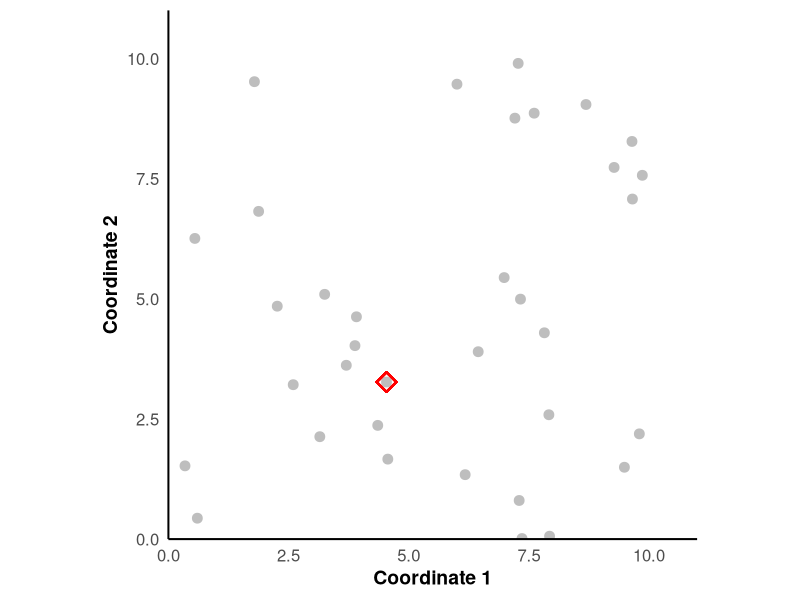
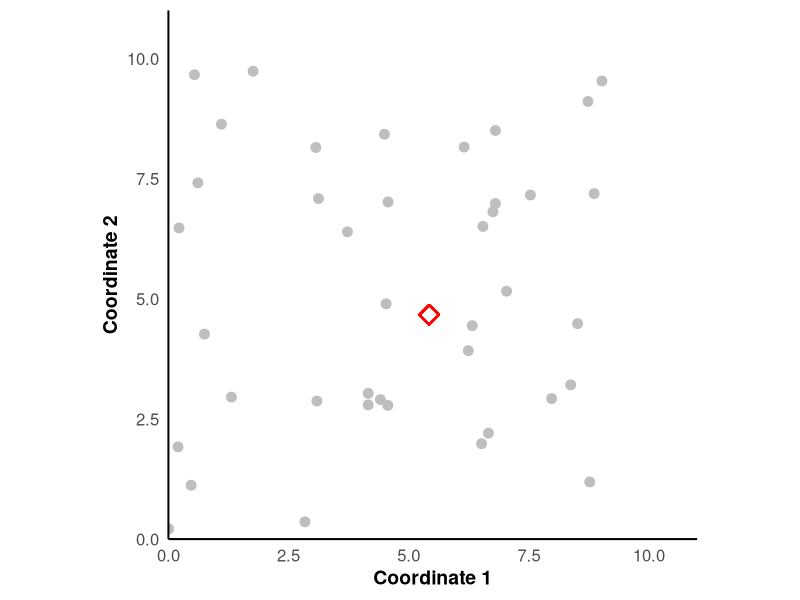
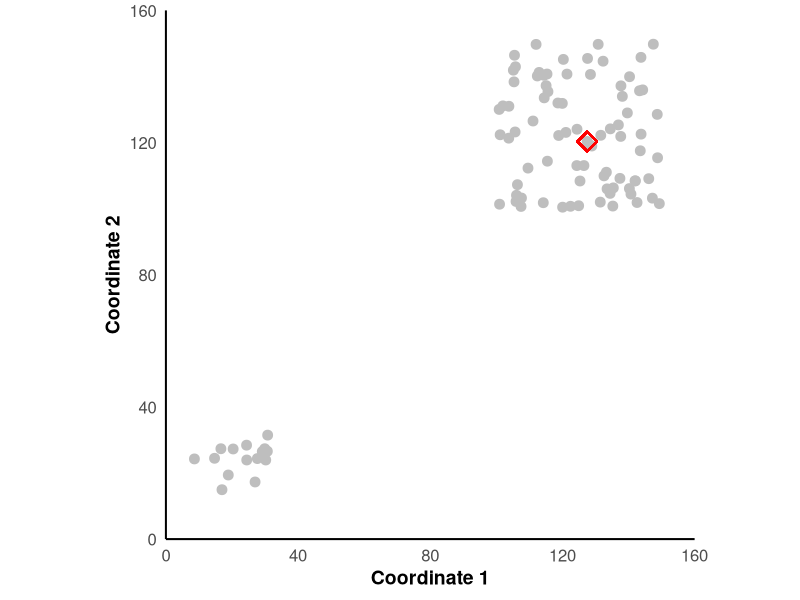
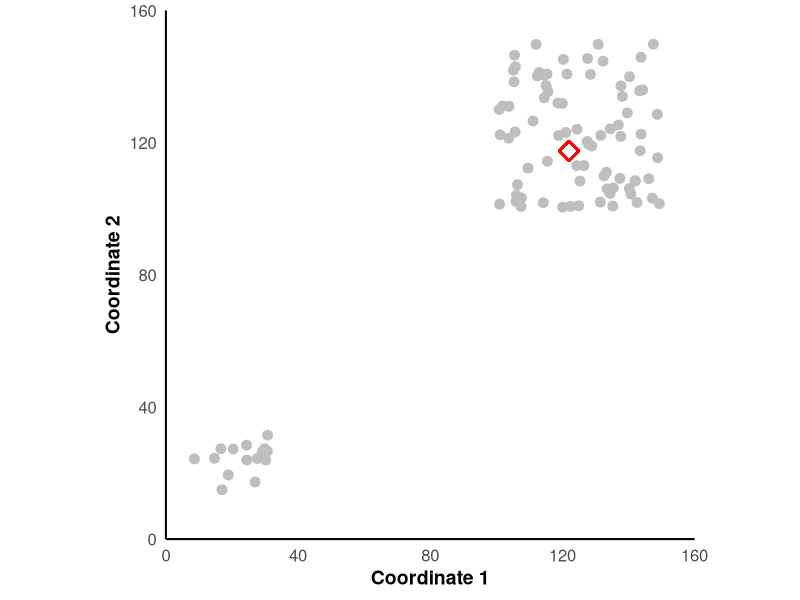

Write R code to recreate these figures, in order.
## ---- chunk 1
knitr::opts_chunk$set(echo = TRUE)
rm(list = ls())
library(ggplot2)
## ---- chunk 2
TRIMMEDmean = function(X, RAD_Median = TRUE, TRIM_percentage = 80) {
  # Set RAD_Median = TRUE to compute the RAD-Median
  # To compute the Zt-Mean, set RAD_Median = FALSE and choose the percentage of points to trim using TRIM_percentage
  
  # X is a matrix of point coordinates
  n = nrow(X) # number of observations 
  p = ncol(X) # dimension of data and must be greater or equal to 2 
  rownames(X) = paste0(rep("x", n), 1:n) # xi is observation 1 
  colnames(X) = paste0(rep("c", p), 1:p) # ci is coordinate i 
  
  # If RAD_Median = TRUE, use TRIM_Remain = 1
  if (RAD_Median == TRUE) {
    TRIM_Remain = 1
  }
  
  # If RAD_Median = FALSE, use TRIM_proportion and n to find TRIM_Remain
  if (RAD_Median == FALSE) {
    TRIM_Remain = min(n, max(1, round(n * (1 - TRIM_percentage/100))))
  }
  
  # If all points are kept, return the regular mean 
  if (TRIM_Remain == n) {
    print("The mean of all points is:")
    return(colMeans(X)) 
  } 

  # Matrix of pairwise distances
  D = as.matrix(dist(X, method = "euclidean"))
  colnames(D) = paste0(rep("x", n), 1:n) 
  rownames(D) = paste0(rep("x", n), 1:n) 

  # Find points for trimmed mean or median 
  points = n # initially have n points 
  prev_points = n # number of points in previous iteration 
  POINTS_to_use = 0 

  # Iteratively remove points
  while (points > TRIM_Remain) { 
    Prev = D 
    prev_points = ncol(Prev) 
    
    #### Handle the single point RAD-Median case separately 
    if (points == 3 & TRIM_Remain == 1) { 
      three_points = rownames(D) 
      farthest = which(D == max(D), arr.ind = TRUE) 
      last_point = three_points[!(three_points %in% rownames(farthest))] 

      ## If all the last three points have farthest distance 
      if (length(last_point) == 0) { 
        POINTS_to_use = rownames(Prev) 
        break 
      } 
      ## 
      cat("The RAD-Median is:", last_point, "\n")
      return(X[last_point,]) 
    } 
    #####

    farthest = which(D == max(D), arr.ind = TRUE) 
    D = D[!(rownames(D) %in% rownames(farthest)), !(colnames(D) %in% rownames(farthest))] 
    points = max(ncol(D), 0) 

    # Ensure that the number of points kept is the fewest possible while at least TRIM_Remain
    if (points == TRIM_Remain) { 
      POINTS_to_use = rownames(D) 
      break 
    } else if (points < TRIM_Remain) { 
      POINTS_to_use = rownames(Prev) 
      break 
    } 
  } 

  n_use = length(POINTS_to_use) 
  points_in_mean = rep(0, n_use) 
  for (a in 1:n_use) { 
    points_in_mean[a] = which(rownames(X) == POINTS_to_use[a]) 
  } 

  
  mean_of_points = colMeans(X[points_in_mean,]) 
  print("The points used are:") 
  print(X[points_in_mean,])
  
  if (RAD_Median == TRUE){
    print("The RAD-Median is:")
  } else{
    cat(paste("The Z", TRIM_percentage, "-Mean is:\n", sep = ""))
  }
  return(mean_of_points) 
}
## ---- chunk 3
set.seed(1)
n = 101 # n is the number of observations
p = 5 # p is the number of coordinates of each observation
Sample_data = matrix(data = rnorm(n*p, mean = 0, sd = 10), nrow = n, ncol = p)
## ---- chunk 4
TRIMMEDmean(Sample_data)
## ---- chunk 5
TRIMMEDmean(Sample_data, RAD_Median = FALSE, TRIM_percentage = 90)
## ---- chunk 6
# Create the dataset
set.seed(12345) 
n = 35 # n is the number of observations
X <- matrix(data = runif(n = 2*n, min = 0, max = 10), nrow = n, ncol = 2, byrow = TRUE)

# Set row names as x1, x2, ...
rownames(X) <- paste0("x", 1:nrow(X))

# Set column names as c1, c2, ...
colnames(X) <- paste0("c", 1:ncol(X))

# Prepare data for plotting
plot_data <- as.data.frame(X)
plot_data$Point <- rownames(plot_data)  # Add point names for labels

TRIMMEDmean(X)
## ---- chunk 7
# Compute the RAD-Median
trimmed_mean_result <- TRIMMEDmean(X)
print(trimmed_mean_result)

# Plot the points and RAD-Median
suppressWarnings({
  p <- ggplot(plot_data, aes(x = c1, y = c2)) +
    geom_point(color = "grey", size = 3) +  # Original points
    geom_point(aes(x = trimmed_mean_result[1], y = trimmed_mean_result[2]), 
               color = "red", shape = 5, size = 4, stroke = 1) +  
    xlab("Coordinate 1") +
    ylab("Coordinate 2") +
    theme_minimal(base_size = 15) +
    theme(
      axis.title.x = element_text(size = 14, face = "bold"),  # Larger x-axis title
      axis.title.y = element_text(size = 14, face = "bold"),  # Larger y-axis title
      axis.text.x = element_text(size = 12),  # Larger x-axis text
      axis.text.y = element_text(size = 12),  # Larger y-axis text
      axis.line = element_line(colour = "black"),  # Add axis lines
      panel.grid.major = element_blank(),
      panel.grid.minor = element_blank(),
      panel.border = element_blank()
    ) +
    #geom_text(aes(label = Point), hjust = 1.5, vjust = 0, size = 4) +
    coord_fixed(ratio = 1) +  # Fixed aspect ratio
    scale_x_continuous(expand = c(0, 0),
                       limits = c(0, 11)) +  # Set x-axis to start from 0
    scale_y_continuous(expand = c(0, 0),
                       limits = c(0, 11))   # Set y-axis to start from 0
    print(p)
})
## ---- chunk 8
# Create the dataset
set.seed(2024) 
n = 40 # n is the number of observations
X <- matrix(data = runif(n = 2*n, min = 0, max = 10), nrow = n, ncol = 2, byrow = TRUE)

# Set row names as x1, x2, ...
rownames(X) <- paste0("x", 1:nrow(X))

# Set column names as c1, c2, ...
colnames(X) <- paste0("c", 1:ncol(X))

# Prepare data for plotting
plot_data <- as.data.frame(X)
plot_data$Point <- rownames(plot_data)  # Add point names for labels

TRIMMEDmean(X)
## ---- chunk 9
# Compute the RAD-Median
trimmed_mean_result <- TRIMMEDmean(X)
print(trimmed_mean_result)

# Plot the points and RAD-Median
suppressWarnings({
  p <- ggplot(plot_data, aes(x = c1, y = c2)) +
    geom_point(color = "grey", size = 3) +  # Original points
    geom_point(aes(x = trimmed_mean_result[1], y = trimmed_mean_result[2]), 
               color = "red", shape = 5, size = 4, stroke = 1) +  
    xlab("Coordinate 1") +
    ylab("Coordinate 2") +
    theme_minimal(base_size = 15) +
    theme(
      axis.title.x = element_text(size = 14, face = "bold"),  # Larger x-axis title
      axis.title.y = element_text(size = 14, face = "bold"),  # Larger y-axis title
      axis.text.x = element_text(size = 12),  # Larger x-axis text
      axis.text.y = element_text(size = 12),  # Larger y-axis text
      axis.line = element_line(colour = "black"),  # Add axis lines
      panel.grid.major = element_blank(),
      panel.grid.minor = element_blank(),
      panel.border = element_blank()
    ) +
    #geom_text(aes(label = Point), hjust = 1.5, vjust = 0, size = 4) +
    coord_fixed(ratio = 1) +  # Fixed aspect ratio
    scale_x_continuous(expand = c(0, 0),
                       limits = c(0, 11)) +  # Set x-axis to start from 0
    scale_y_continuous(expand = c(0, 0),
                       limits = c(0, 11))   # Set y-axis to start from 0
    print(p)
})
## ---- chunk 10
# Create the dataset
set.seed(2024) 
X <- matrix(data = c(rnorm(n = 30, mean = 25, sd = 5), runif(n = 160, min = 100, max = 150)), ncol = 2, byrow = TRUE)

# Set row names as x1, x2, ...
rownames(X) <- paste0("x", 1:nrow(X))

# Set column names as c1, c2, ...
colnames(X) <- paste0("c", 1:ncol(X))

# Prepare data for plotting
plot_data <- as.data.frame(X)
plot_data$Point <- rownames(plot_data)  # Add point names for labels
## ---- chunk 11
TRIMMEDmean(X)
## ---- chunk 12
# Compute the RAD_Median
trimmed_mean_result <- TRIMMEDmean(X)
print(trimmed_mean_result)

# Plot the points and RAD_Median
suppressWarnings({
  p <- ggplot(plot_data, aes(x = c1, y = c2)) +
    geom_point(color = "grey", size = 3) +  # Original points
    geom_point(aes(x = trimmed_mean_result[1], y = trimmed_mean_result[2]), 
               color = "red", shape = 5, size = 4, stroke = 1) +  
    xlab("Coordinate 1") +
    ylab("Coordinate 2") +
    theme_minimal(base_size = 15) +
    theme(
      axis.title.x = element_text(size = 14, face = "bold"),  # Larger x-axis title
      axis.title.y = element_text(size = 14, face = "bold"),  # Larger y-axis title
      axis.text.x = element_text(size = 12),  # Larger x-axis text
      axis.text.y = element_text(size = 12),  # Larger y-axis text
      axis.line = element_line(colour = "black"),  # Add axis lines
      panel.grid.major = element_blank(),
      panel.grid.minor = element_blank(),
      panel.border = element_blank()
    ) +
    #geom_text(aes(label = Point), hjust = 1.5, vjust = 0, size = 4) +
    coord_fixed(ratio = 1) +  # Fixed aspect ratio
    scale_x_continuous(expand = c(0, 0),
                       limits = c(0, 160)) +  # Set x-axis to start from 0
    scale_y_continuous(expand = c(0, 0),
                       limits = c(0, 160))   # Set y-axis to start from 0
    print(p)
})
## ---- chunk 13
TRIMMEDmean(X, RAD_Median = FALSE, TRIM_percentage = 80)
## ---- chunk 14
# Compute the Z80-Mean
trimmed_mean_result <- TRIMMEDmean(X, RAD_Median = FALSE, TRIM_percentage = 80)
print(trimmed_mean_result)

# Plot the points and Z80-Mean
suppressWarnings({
  p <- ggplot(plot_data, aes(x = c1, y = c2)) +
    geom_point(color = "grey", size = 3) +  # Original points
    geom_point(aes(x = trimmed_mean_result[1], y = trimmed_mean_result[2]), 
               color = "red", shape = 5, size = 4, stroke = 1) +  
    xlab("Coordinate 1") +
    ylab("Coordinate 2") +
    theme_minimal(base_size = 15) +
    theme(
      axis.title.x = element_text(size = 14, face = "bold"),  # Larger x-axis title
      axis.title.y = element_text(size = 14, face = "bold"),  # Larger y-axis title
      axis.text.x = element_text(size = 12),  # Larger x-axis text
      axis.text.y = element_text(size = 12),  # Larger y-axis text
      axis.line = element_line(colour = "black"),  # Add axis lines
      panel.grid.major = element_blank(),
      panel.grid.minor = element_blank(),
      panel.border = element_blank()
    ) +
    #geom_text(aes(label = Point), hjust = 1.5, vjust = 0, size = 4) +
    coord_fixed(ratio = 1) +  # Fixed aspect ratio
    scale_x_continuous(expand = c(0, 0),
                       limits = c(0, 160)) +  # Set x-axis to start from 0
    scale_y_continuous(expand = c(0, 0),
                       limits = c(0, 160))   # Set y-axis to start from 0
    print(p)
})
